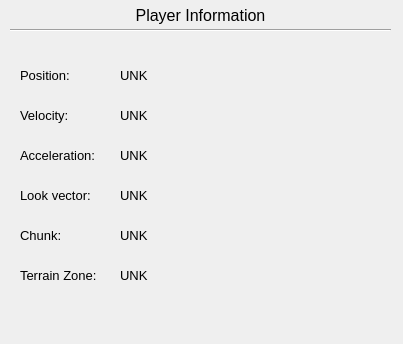
<?xml version="1.0" encoding="UTF-8"?>
<ui version="4.0">
 <class>PlayerInfo</class>
 <widget class="QWidget" name="PlayerInfo">
  <property name="geometry">
   <rect>
    <x>0</x>
    <y>0</y>
    <width>403</width>
    <height>344</height>
   </rect>
  </property>
  <property name="windowTitle">
   <string>Form</string>
  </property>
  <widget class="Line" name="line">
   <property name="geometry">
    <rect>
     <x>10</x>
     <y>20</y>
     <width>381</width>
     <height>20</height>
    </rect>
   </property>
   <property name="orientation">
    <enum>Qt::Horizontal</enum>
   </property>
  </widget>
  <widget class="QLabel" name="label">
   <property name="geometry">
    <rect>
     <x>10</x>
     <y>0</y>
     <width>381</width>
     <height>31</height>
    </rect>
   </property>
   <property name="font">
    <font>
     <pointsize>12</pointsize>
    </font>
   </property>
   <property name="text">
    <string>Player Information</string>
   </property>
   <property name="alignment">
    <set>Qt::AlignCenter</set>
   </property>
  </widget>
  <widget class="QLabel" name="label_2">
   <property name="geometry">
    <rect>
     <x>20</x>
     <y>60</y>
     <width>71</width>
     <height>31</height>
    </rect>
   </property>
   <property name="font">
    <font>
     <pointsize>10</pointsize>
    </font>
   </property>
   <property name="text">
    <string>Position:</string>
   </property>
  </widget>
  <widget class="QLabel" name="posLabel">
   <property name="geometry">
    <rect>
     <x>120</x>
     <y>60</y>
     <width>271</width>
     <height>31</height>
    </rect>
   </property>
   <property name="font">
    <font>
     <pointsize>10</pointsize>
    </font>
   </property>
   <property name="text">
    <string>UNK</string>
   </property>
  </widget>
  <widget class="QLabel" name="label_4">
   <property name="geometry">
    <rect>
     <x>20</x>
     <y>100</y>
     <width>71</width>
     <height>31</height>
    </rect>
   </property>
   <property name="font">
    <font>
     <pointsize>10</pointsize>
    </font>
   </property>
   <property name="text">
    <string>Velocity:</string>
   </property>
  </widget>
  <widget class="QLabel" name="velLabel">
   <property name="geometry">
    <rect>
     <x>120</x>
     <y>100</y>
     <width>271</width>
     <height>31</height>
    </rect>
   </property>
   <property name="font">
    <font>
     <pointsize>10</pointsize>
    </font>
   </property>
   <property name="text">
    <string>UNK</string>
   </property>
  </widget>
  <widget class="QLabel" name="label_6">
   <property name="geometry">
    <rect>
     <x>20</x>
     <y>140</y>
     <width>81</width>
     <height>31</height>
    </rect>
   </property>
   <property name="font">
    <font>
     <pointsize>10</pointsize>
    </font>
   </property>
   <property name="text">
    <string>Acceleration:</string>
   </property>
  </widget>
  <widget class="QLabel" name="accLabel">
   <property name="geometry">
    <rect>
     <x>120</x>
     <y>140</y>
     <width>271</width>
     <height>31</height>
    </rect>
   </property>
   <property name="font">
    <font>
     <pointsize>10</pointsize>
    </font>
   </property>
   <property name="text">
    <string>UNK</string>
   </property>
  </widget>
  <widget class="QLabel" name="lookLabel">
   <property name="geometry">
    <rect>
     <x>120</x>
     <y>180</y>
     <width>271</width>
     <height>31</height>
    </rect>
   </property>
   <property name="font">
    <font>
     <pointsize>10</pointsize>
    </font>
   </property>
   <property name="text">
    <string>UNK</string>
   </property>
  </widget>
  <widget class="QLabel" name="label_9">
   <property name="geometry">
    <rect>
     <x>20</x>
     <y>180</y>
     <width>81</width>
     <height>31</height>
    </rect>
   </property>
   <property name="font">
    <font>
     <pointsize>10</pointsize>
    </font>
   </property>
   <property name="text">
    <string>Look vector:</string>
   </property>
  </widget>
  <widget class="QLabel" name="label_10">
   <property name="geometry">
    <rect>
     <x>20</x>
     <y>220</y>
     <width>81</width>
     <height>31</height>
    </rect>
   </property>
   <property name="font">
    <font>
     <pointsize>10</pointsize>
    </font>
   </property>
   <property name="text">
    <string>Chunk:</string>
   </property>
  </widget>
  <widget class="QLabel" name="chunkLabel">
   <property name="geometry">
    <rect>
     <x>120</x>
     <y>220</y>
     <width>271</width>
     <height>31</height>
    </rect>
   </property>
   <property name="font">
    <font>
     <pointsize>10</pointsize>
    </font>
   </property>
   <property name="text">
    <string>UNK</string>
   </property>
  </widget>
  <widget class="QLabel" name="label_11">
   <property name="geometry">
    <rect>
     <x>20</x>
     <y>260</y>
     <width>91</width>
     <height>31</height>
    </rect>
   </property>
   <property name="font">
    <font>
     <pointsize>10</pointsize>
    </font>
   </property>
   <property name="text">
    <string>Terrain Zone:</string>
   </property>
  </widget>
  <widget class="QLabel" name="zoneLabel">
   <property name="geometry">
    <rect>
     <x>120</x>
     <y>260</y>
     <width>271</width>
     <height>31</height>
    </rect>
   </property>
   <property name="font">
    <font>
     <pointsize>10</pointsize>
    </font>
   </property>
   <property name="text">
    <string>UNK</string>
   </property>
  </widget>
 </widget>
 <resources/>
 <connections/>
</ui>
